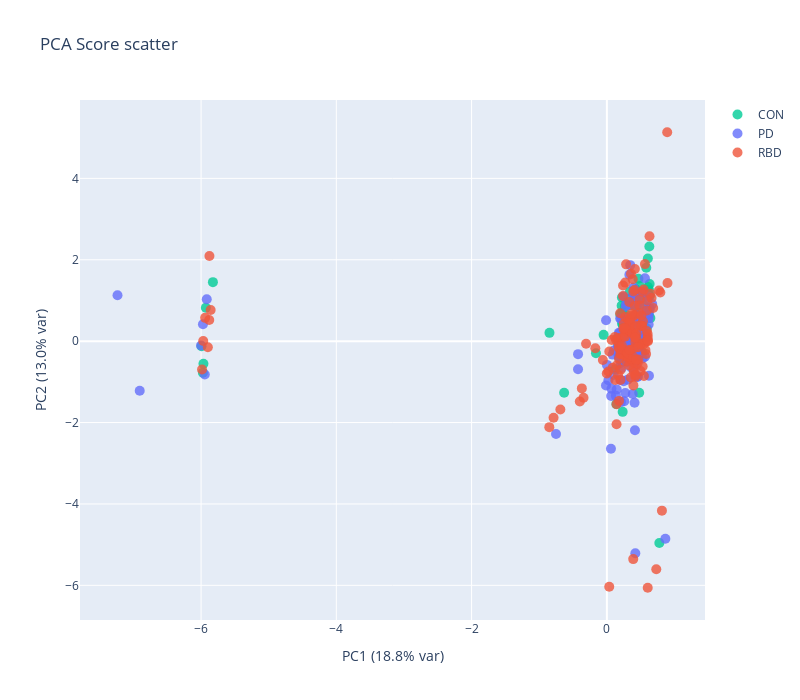

Write notebook code for a chart like this one.
### Markdown cell above
### PCA scores plot

### Code cell
try:
    group_colors_pca = {
        "PD":  "#636EFA",
        "RBD": "#EF553B",
        "CON": "#00CC96",
        "Other": "#AB63FA",
    }

    fig_pca = go.Figure()
    for grp in sorted(pca_df["group"].unique()):
        grp_df = pca_df[pca_df["group"] == grp]
        fig_pca.add_trace(
            go.Scatter(
                x=grp_df["PC1"],
                y=grp_df["PC2"],
                mode="markers",
                name=grp,
                marker=dict(
                    size=10,
                    opacity=0.8,
                    color=group_colors_pca.get(grp, "#888888"),
                ),
                text=grp_df["sample"],
                hovertemplate="Sample: %{text}<br>PC1: %{x:.3f}<br>PC2: %{y:.3f}<extra></extra>",
            )
        )

    fig_pca.update_layout(
        title="PCA Score scatter",
        xaxis_title=f"PC1 ({pca.explained_variance_ratio_[0]*100:.1f}% var)",
        yaxis_title=f"PC2 ({pca.explained_variance_ratio_[1]*100:.1f}% var)",
        width=800,
        height=700,
    )
    save_figure(
        fig_pca,
        "s09",
        "pca_score_scatter",
        cfg,
        OUTPUT_DIR
    )
    print(f"Step 9: PCA plotting done.")
except Exception as e:
    print(f"Error during PCA computation or plotting: {e}")

### Figure 1 — Plotly figure (JSON) as saved in the notebook; plotly's stock layout.template omitted (floating-point values rounded to 4 significant figures; data arrays with more than 128 entries replaced by an {"elided": "..."} marker saying what was removed)
{"data": [{"hovertemplate": "Sample: %{text}<br>PC1: %{x:.3f}<br>PC2: %{y:.3f}<extra></extra>", "marker": {"color": "#00CC96", "opacity": 0.8, "size": 10}, "mode": "markers", "name": "CON", "text": ["CON01-Control", "CON02-Control", "CON03-Control", "CON04-Control", "CON05-Control", "CON06-Control", "CON07-Control", "CON08-Control", "CON09-Control", "CON10-Control", "CON11-Control", "CON12-Control", "CON13-Control", "CON15-Control", "CON16-Control", "CON17-Control", "CON18-Control", "CON19-Control", "CON20-Control", "CON21-Control", "CON22-Control", "CON23-Control", "CON24-Control", "CON25-Control", "CON26-Control", "CON27-Control", "CON28-Control", "CON29-Control", "CON30-Control", "CON31-Control", "CON32-Control", "CON33-Control", "CON34-Control", "CON35-Control", "CON36-Control", "CON37-Control", "CON38-Control", "CON39-Control", "CON40-Control", "CON55-PD", "CON56-PD", "CON41-Control", "CON42-Control", "CON43-Control", "CON44-Control", "CON45-Control", "CON46-Control", "CON47-Control", "CON48-Control", "CON49-Control", "CON50-Control", "CON51-Control", "CON53-Control", "CON54-Control", "CON55-Control", "CON56-Control", "CON57-Control", "CON58-Control", "CON59-Control", "CON60-Control", "CON61-Control", "CON62-Control", "CON63-Control", "CON65-Control", "CON66-Control", "CON67-Control", "CON68-Control", "CON69-Control", "CON70-Control", "CON72-Control", "CON73-Control", "CON74-Control", "CON75-Control", "CON77-Control", "CON78-Control", "CON79-Control", "CON80-Control", "CON64-Control"], "type": "scatter", "x": [0.2917, 0.2613, 0.4959, 0.6321, 0.1763, -0.1611, 0.7761, 0.3149, -5.973, 0.4366, 0.4554, -0.8486, 0.1407, 0.4355, 0.2183, 0.2247, 0.1204, 0.4251, 0.3263, 0.2762, 0.423, 0.4782, -5.965, 0.2429, -5.929, 0.4596, 0.4281, 0.5906, 0.2757, 0.3405, 0.4665, 0.2674, 0.1676, 0.3627, 0.6063, -5.825, 0.461, 0.427, 0.4428, 0.4494, 0.4946, 0.2009, 0.4406, 0.2239, 0.1969, 0.5144, 0.2337, 0.5588, -0.04805, 0.3838, 0.4082, 0.1979, 0.1534, -5.993, 0.5072, 0.5246, 0.2882, 0.2237, 0.3637, 0.5258, -0.6319, 0.6174, 0.5463, 0.4861, 0.2226, 0.5827, 0.6259, 0.6226, 0.6084, 0.4717, 0.6281, 0.3552, 0.4649, 0.643, 0.6356, 0.5104, 0.2381, 0.4869], "y": [-0.148, 0.5565, 0.1226, 1.405, -0.386, -0.2964, -4.96, 1.033, -0.7758, 0.8436, -0.1983, 0.2036, -1.547, 1.136, 0.8721, 0.6962, -0.6938, 0.03644, -0.09168, 0.5945, 1.069, -1.269, -0.5562, -0.3796, 0.8223, -0.3814, 0.8952, 0.312, -0.2921, 1.222, 1.531, 0.8587, -0.08145, -0.06302, 2.029, 1.45, 0.9297, 1.275, 0.5345, -0.1527, 0.1171, 0.04801, -0.2845, 0.4352, -0.3221, 0.3001, -1.738, 0.5137, 0.1544, -0.4586, 0.4962, 0.6576, 0.07182, -0.1253, 0.1641, -0.2738, 0.6419, -0.5132, 0.8969, 1.065, -1.268, 0.6467, 0.8821, -0.01574, 1.073, 1.804, 1.128, 1.258, 1.329, 0.4412, 2.326, 0.5364, 0.6261, 0.5663, 1.117, 1.143, 0.3942, 1.354]}, {"hovertemplate": "Sample: %{text}<br>PC1: %{x:.3f}<br>PC2: %{y:.3f}<extra></extra>", "marker": {"color": "#636EFA", "opacity": 0.8, "size": 10}, "mode": "markers", "name": "PD", "text": ["BIOPD01-PD", "BIOPD02-PD", "BIOPD03-PD", "BIOPD04-PD", "BIOPD05-PD", "BIOPD06-PD", "BIOPD07-PD", "BIOPD09-PD", "BIOPD10-PD", "BIOPD11-PD", "BIOPD12-PD", "BIOPD13-PD", "BIOPD14-PD", "BIOPD18-PD", "BIOPD19-PD", "BIOPD20-PD", "BIOPD21-PD", "BIOPD22-PD", "BIOPD23-PD", "BIOPD24-PD", "BIOPD26-PD", "BIOPD27-PD", "BIOPD28-PD", "BIOPD29-PD", "BIOPD30-PD", "BIOPD34-PD", "BIOPD35-PD", "BIOPD36-PD", "BIOPD37-PD", "BIOPD38-PD", "BIOPD39-PD", "BIOPD40-PD", "BIOPD41-PD", "BIOPD42-PD", "BIOPD43-PD", "BIOPD45-PD", "BIOPD46-PD", "BIOPD47-PD", "BIOPD49-PD", "BIOPD50-PD", "BIOPD51-PD", "BIOPD52-PD", "BIOPD53-PD", "BIOPD54-PD", "BIOPD55-PD", "BIOPD56-PD", "BIOPD57-PD", "BIOPD58-PD", "BIOPD59-PD", "BIOPD60-PD", "BIOPD61-PD", "BIOPD62-PD", "BIOPD63-PD", "BIOPD64-PD", "BIOPD65-PD", "BIOPD66-PD", "BIOPD67-PD", "BIOPD68-PD", "BIOPD69-PD", "BIOPD70-PD", "BIOPD71-PD", "BIOPD72-PD", "BIOPD73-PD", "BIOPD74-PD", "BIOPD75-PD", "BIOPD76-PD", "BIOPD77-PD", "BIOPD78-PD", "BIOPD79-PD", "BIOPD80-PD", "BIOPD81-PD", "BIOPD82-PD", "BIOPD83-PD", "BIOPD84-PD", "BIOPD85-PD", "BIOPD86-PD", "BIOPD87-PD", "BIOPD88-PD", "BIOPD89-PD", "BIOPD90-PD", "BIOPD91-PD", "BIOPD92-PD", "BIOPD93-PD", "BIOPD94-PD", "BIOPD95-PD", "BIOPD65-Control", "BIOPD96-PD", "BIOPD98-PD", "BIOPD99-PD", "BIOPD100-PD", "BIOPD101-PD", "BIOPD102-PD", "BIOPD104-PD", "BIOPD105-PD", "BIOPD106-PD", "BIOPD108-PD", "BIOPD109-PD", "BIOPD110-PD", "BIOPD111-PD", "BIOPD112-PD", "BIOPD114-PD", "BIOPD116-PD", "BIOPD117-PD", "BIOPD118-PD", "BIOPD119-PD", "BIOPD120-PD", "BIOPD121-PD", "BIOPD122-PD", "BIOPD123-PD", "BIOPD125-PD", "BIOPD126-PD", "BIOPD127-PD", "BIOPD128-PD", "BIOPD129-PD", "BIOPD130-PD", "BIOPD131-PD", "BIOPD32-RBDC", "BIOPD33-RBDC"], "type": "scatter", "x": [-7.236, 0.4419, 0.1782, 0.3887, 0.4317, 0.3816, 0.3909, 0.5149, -0.4259, 0.249, 0.3878, 0.3608, 0.08538, 0.452, 0.3527, 0.273, -0.01316, 0.4095, 0.4348, 0.2091, 0.4028, 0.3363, 0.3593, -6.907, 0.06041, 0.2274, 0.2998, 0.2572, 0.06347, 0.4153, 0.4482, 0.06758, -0.7517, 0.4209, 0.3164, 0.2977, 0.5568, 0.2786, 0.175, 0.6372, 0.2711, 0.2055, 0.02315, -5.972, 0.4487, 0.3454, 0.5045, 0.4445, 0.3327, 0.1968, 0.52, -0.01184, -6.001, 0.2942, 0.2875, 0.8648, 0.3455, 0.2632, 0.463, -5.945, 0.3927, 0.4711, 0.1917, 0.104, 0.544, 0.525, 0.3943, 0.164, 0.391, 0.6698, 0.3134, 0.4017, 0.6225, 0.3368, 0.5628, 0.577, 0.102, 0.4267, 0.347, 0.5091, 0.1845, 0.4029, 0.3479, 0.2917, 0.3149, 0.2132, 0.6203, -0.4264, 0.5321, 0.6049, 0.3066, 0.461, 0.4492, 0.5214, 0.5607, 0.000962, 0.2563, 0.2036, 0.3025, 0.527, 0.6241, 0.275, 0.5354, 0.5629, 0.2465, -5.916, 0.6175, 0.6182, 0.3703, 0.1461, 0.5892, 0.6141, 0.1332, 0.529, 0.4469, 0.22, 0.5174, 0.2398], "y": [1.129, 0.8891, 0.2035, 1.135, -0.6, -1.3, -0.2015, 0.6054, -0.3195, -0.9866, -0.5102, -0.6449, -0.3307, -0.2231, -0.1689, -1.276, -1.088, -1.512, -0.2618, -1.498, 0.1337, -0.4915, 0.3959, -1.22, -2.643, -0.1526, -0.4215, -1.477, -1.349, -2.19, 0.4191, -1.169, -2.281, -5.213, -0.1788, 0.3209, 0.7309, 0.8493, -0.3587, 0.7999, -0.3058, -0.5356, -0.9606, 0.4138, -0.8789, -0.4122, -0.3123, 1.007, 1.63, 0.5577, 1.208, 0.5141, -0.1069, 0.03866, 0.9249, -4.856, 1.867, -0.1227, 1.188, -0.8211, 0.984, 0.5497, -0.3927, -0.232, 0.6294, 0.2391, 1.317, -0.1384, 0.006029, 0.9146, -0.3924, -0.147, -0.8507, 0.8807, 1.547, 0.1129, -0.8338, 0.6542, 0.04414, -0.3172, 0.1883, 1.164, -0.4718, 0.1442, -0.5088, 0.5462, 0.6801, -0.6888, 0.1454, 0.5919, -0.9459, -0.87, 0.4887, 1.162, 0.9324, -0.5838, 0.06465, -0.9517, 0.5514, -0.4282, 0.8142, 0.07558, 0.5677, -0.3828, 1.096, 1.029, 0.4112, 0.5717, 0.489, -1.188, 0.675, 1.099, -1.344, 0.2563, -0.3814, -0.6593, 0.3119, 0.2865]}, {"hovertemplate": "Sample: %{text}<br>PC1: %{x:.3f}<br>PC2: %{y:.3f}<extra></extra>", "marker": {"color": "#EF553B", "opacity": 0.8, "size": 10}, "mode": "markers", "name": "RBD", "text": {"elided": "142 str values"}, "type": "scatter", "x": {"elided": "142 float values"}, "y": {"elided": "142 float values"}}], "layout": {"height": 700, "title": {"text": "PCA Score scatter"}, "width": 800, "xaxis": {"title": {"text": "PC1 (18.8% var)"}}, "yaxis": {"title": {"text": "PC2 (13.0% var)"}}}}
